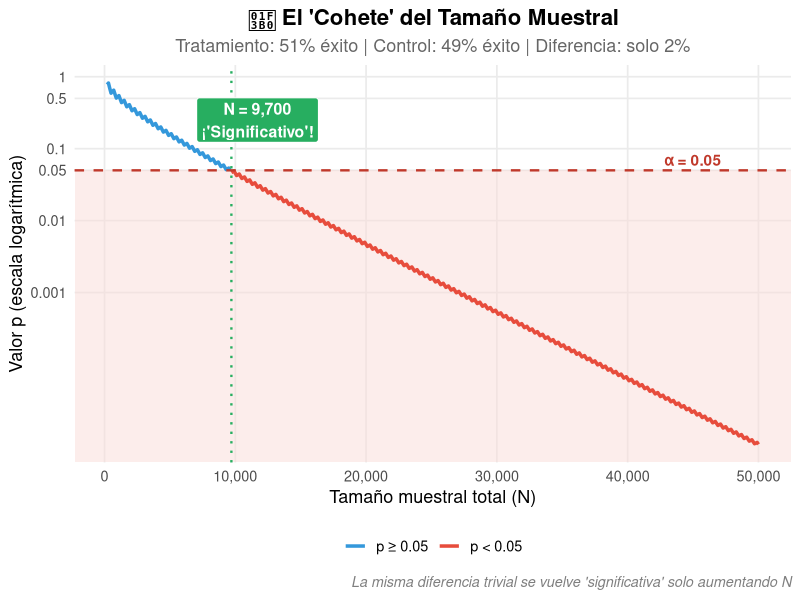

This figure's R source:
## ---- chunk 1

library(ggplot2)
library(dplyr)

# Parámetros
p_trat <- 0.51
p_ctrl <- 0.49

# Datos
datos <- tibble(N_grupo = seq(100, 25000, by = 50)) %>%
  mutate(
    N_total = N_grupo * 2,
    exitos_trat = round(N_grupo * p_trat),
    exitos_ctrl = round(N_grupo * p_ctrl),
    p_valor = mapply(function(a, n) {
      tabla <- matrix(c(a, n - a, round(n * p_ctrl), n - round(n * p_ctrl)), nrow = 2)
      chisq.test(tabla, correct = FALSE)$p.value
    }, exitos_trat, N_grupo),
    significativo = p_valor < 0.05
  )

# Encontrar N crítico
n_critico <- datos %>% filter(significativo) %>% slice(1) %>% pull(N_total)

# Gráfico
ggplot(datos, aes(x = N_total, y = p_valor)) +
  # Zona de significación
  annotate("rect", xmin = -Inf, xmax = Inf, ymin = 0, ymax = 0.05,
           fill = "#fadbd8", alpha = 0.5) +
  # Línea principal
  geom_line(aes(color = significativo), linewidth = 1.2) +
  scale_color_manual(
    values = c("TRUE" = "#e74c3c", "FALSE" = "#3498db"),
    labels = c("TRUE" = "p < 0.05", "FALSE" = "p ≥ 0.05"),
    name = NULL
  ) +
  # Umbral
  geom_hline(yintercept = 0.05, linetype = "dashed", color = "#c0392b", linewidth = 0.8) +
  # Punto crítico
  geom_vline(xintercept = n_critico, linetype = "dotted", color = "#27ae60", linewidth = 0.8) +
  # Anotaciones
  annotate("label", x = n_critico + 2000, y = 0.25,
           label = paste0("N = ", scales::comma(n_critico), "\n¡'Significativo'!"),
           fill = "#27ae60", color = "white", fontface = "bold", size = 4) +
  annotate("text", x = 45000, y = 0.07, label = "α = 0.05", 
           color = "#c0392b", fontface = "bold") +
  # Escalas
  scale_y_log10(
    breaks = c(0.001, 0.01, 0.05, 0.1, 0.5, 1),
    labels = c("0.001", "0.01", "0.05", "0.1", "0.5", "1")
  ) +
  scale_x_continuous(labels = scales::comma) +
  # Etiquetas
  labs(
    title = "🎰 El 'Cohete' del Tamaño Muestral",
    subtitle = "Tratamiento: 51% éxito | Control: 49% éxito | Diferencia: solo 2%",
    x = "Tamaño muestral total (N)",
    y = "Valor p (escala logarítmica)",
    caption = "La misma diferencia trivial se vuelve 'significativa' solo aumentando N"
  ) +
  theme_minimal(base_size = 13) +
  theme(
    plot.title = element_text(face = "bold", size = 16, hjust = 0.5),
    plot.subtitle = element_text(color = "gray40", hjust = 0.5),
    plot.caption = element_text(face = "italic", color = "gray50"),
    legend.position = "bottom",
    panel.grid.minor = element_blank()
  )

